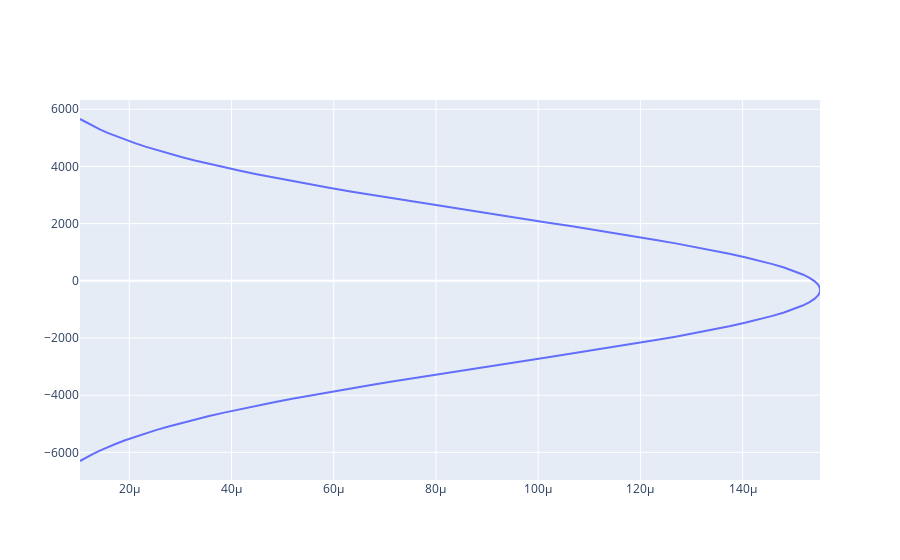

Source (notebook cell):
### Code cell
go.Figure(go.Scatter(y=x, x=norm.pdf(x, loc=mu, scale=std)))
